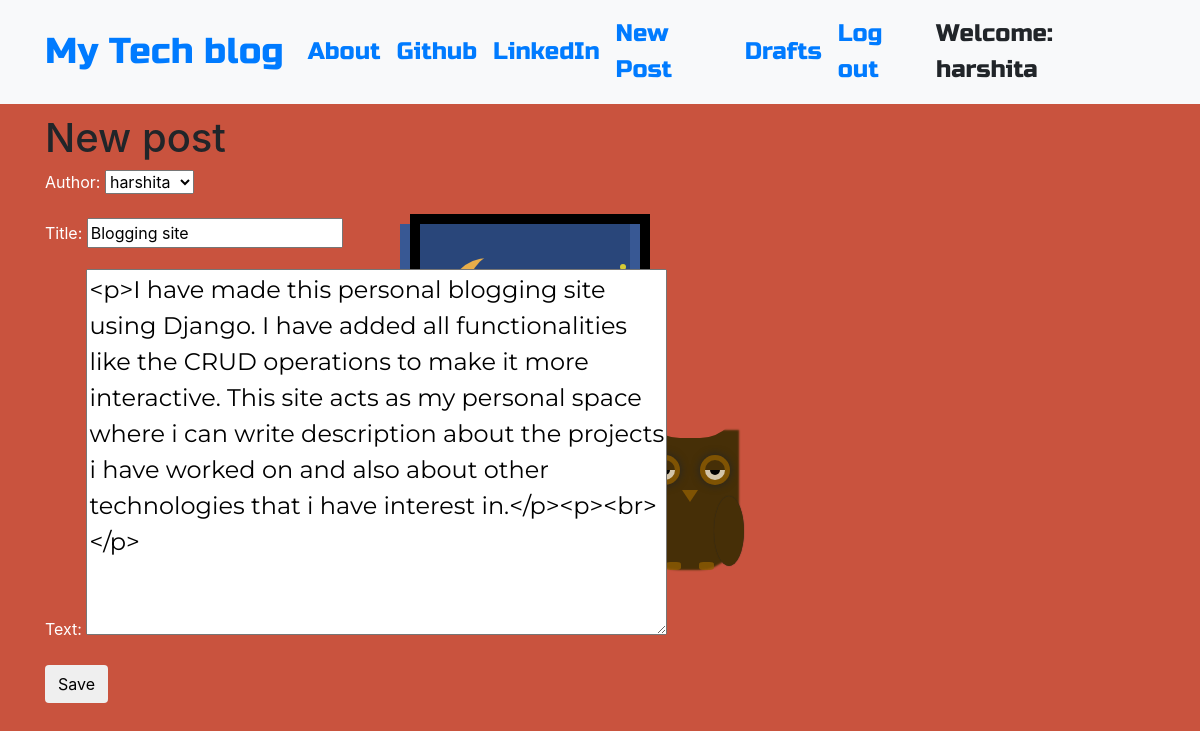
Screenshot of /post/1/edit/ (signed in) with the database file from the repository.
### blog/models.py (models this page shows, shortened)
class Post(models.Model):
    author = models.ForeignKey('auth.User',on_delete=models.CASCADE)
    title = models.CharField(max_length=200)
    text = models.CharField(max_length=1000)
    created_date = models.DateTimeField(default=timezone.now)
    published_date = models.DateTimeField(blank=True, null=True)

### blog/views.py (the view)
# urls.py: path('post/<int:pk>/edit/', views.PostUpdateView.as_view(), name='post_edit'),
class PostUpdateView(LoginRequiredMixin,UpdateView):
    login_url = '/login/'
    redirect_field_name = 'blog/post_detail.html'
    form_class = PostForm
    model = Post

### blog/forms.py
class PostForm(forms.ModelForm):
    class Meta:
        model = Post
        fields = ('author','title', 'text',)
        widgets = {
            'title': forms.TextInput(attrs={'class': 'textinputclass'}),
            'text': forms.Textarea(attrs={'class': 'editable medium-editor-textarea postcontent'}),
        }

### blog/templates/blog/post_form.html (shortened to what this page needs)
{% extends 'blog/base.html' %}
{% block content %}
    <h1>New post</h1>
    <form method="POST" class="post-form">
    {{form.as_p}}
    <button type="submit" class="save btn btn-default">Save</button>
    </form>
{% endblock %}

### blog/templates/blog/base.html (shortened to what this page needs)
<!DOCTYPE html>
{% load static %}
<html>
  <head>
    <link rel="stylesheet" href="https://stackpath.bootstrapcdn.com/bootstrap/4.1.3/css/bootstrap.min.css"
>
    <link href="https://maxcdn.bootstrapcdn.com/font-awesome/4.7.0/css/font-awesome.min.css" rel="stylesheet">
    <link rel="stylesheet" href="//cdn.jsdelivr.net/medium-editor/latest/css/medium-editor.min.css" type="text/css" media="screen" charset="utf-8">
    <link rel="stylesheet" href="{% static 'css/blog.css' %}">
    <link rel="stylesheet" href="{% static 'css/moon.css' %}">
  </head>
  <body class='loader'>
    <nav class="navbar navbar-expand-lg bg-light techfont">
      <div class="container">
        <div class="navbar-nav align-items-center">
          <a class="navbar-brand bigbrand" href="{% url 'post_list' %}">My Tech blog</a>
          <a class="nav-item nav-link" href="{% url 'about' %}">About</a>
          <a class="nav-item nav-link" href="https://www.github.com">Github</a>
          <a class="nav-item nav-link" href="https://www.linkedin.com">LinkedIn</a>
        </div>
        <div class="navbar-nav align-items-center ml-auto">
          {% if user.is_authenticated %}
            <a class="nav-item nav-link" href="{% url 'post_new' %}">New Post</a>
            <a class="nav-item nav-link" href="{% url 'post_draft_list' %}">Drafts</a>
            <a class="nav-item nav-link" href="{% url 'logout' %}">Log out</a>
            <a >Welcome: {{ user.username }}</a>
          {% else %}
            <a class="nav-item nav-link" href="{% url 'login' %}" aria-label="Login">
              <span class="fa fa-user" aria-hidden="true"></span></a>
          {% endif %}
        </div>
      </div>
    </nav>
    <div class="window-container">
          <div class="window">
              <div class="star1"></div>
              <div class="moon-container">
                  <div class="moon"></div>
              </div>
           </div>
            <div class="owl-container">
              <div class="owl"></div>
            <div class="owl-beak"></div>
            <div class="owl-legs"></div>
      </div>
    </div>
          <div class="content container">
              <div class="row">
                  <div class="col-md-8">
                    <div class="blog_posts">
                      {% block content %}
                      {% endblock %}
                    </div>
                  </div>
              </div>
          </div>
  </body>
</html>

### blog/static/css/blog.css (style rules this page uses)
.techfont { font-family: 'Russo One', sans-serif; font-size: 1.5em; margin-bottom: 10px; }
.postcontent { font-family: 'Montserrat'; font-size: 1.5em; }
.bigbrand { font-size: 1.5em; }
.loader { filter:hue-rotate(0deg); color: linear-gradient(45deg,#0f8,#08f); animation:hue 5000ms infinite linear; }
p { color: white; }

### blog/static/css/moon.css (style rules this page uses)
body { background-color: #C9533E; margin: 0; padding: 0; }
.window-container { position: relative; top: 0; left: 0; }
.window { top: 6.25em; right: 34.375em; position: absolute; background-color: #29467A; border: 10px solid black; width: 240px; height: 340px; }
.star1 { position: relative; top: 40px; left: 200px; background-color: rgb(214, 203, 52); width: 6px; height: 6px; border-radius: 50%; }
.moon-container { position: relative; top: -3em; left: 0; }
.moon { width: 80px; height: 80px; background: transparent; border-radius: 50px; box-shadow:-20px 8px 0 0px #e8ae4a; position: absolute; left: 3em; top: 2em; }
.owl-container { position: absolute; top: 11.5em; left: 40em; }
.owl { width: 100px; height: 140px; background: transparent; border-radius: 0 0 40px 40px; box-shadow: -1px 132px 2px 0 #462f07; position: absolute; left: 0; top: 0; }
.owl-beak { width: 0; height: 0; border-left: 8px solid transparent; border-right:8px solid transparent; border-top: 12px solid rgb(143, 94, 2, 0.781); position: relative; top: 12em; left: 42px; }
.owl-legs, .owl-legs::before { width: 15px; height: 8px; background-color: rgb(143, 94, 2, 0.781); border-radius: 30%; position: absolute; top: 16.5em; left: 1.6em; }
.owl-legs::before { content: ""; top: 0; left: 2.1em; }

### rows the page displays
Post: author "harshita", title "Blogging site", text "<p>I have made this personal blogging site using Django. I have added all functionalities like the CRUD operations to make it more interactive. This site acts as my personal space where i can write description about the projects i have worked on and also about other technologies that i have interest in.</p><p><br></p>"

### other values shown
{{ user.username }} "harshita"
